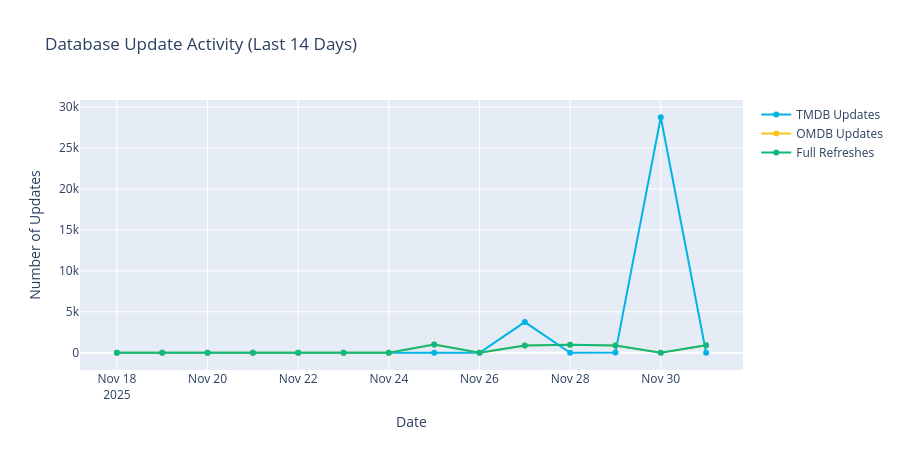

Source (notebook cell):
### Code cell
# Visualize update activity
if len(activity_df) > 0:
    fig = go.Figure()

    fig.add_trace(go.Scatter(
        x=activity_df['date'],
        y=activity_df['tmdb_updates'],
        name='TMDB Updates',
        mode='lines+markers',
        line=dict(width=2, color='#01b4e4')
    ))

    fig.add_trace(go.Scatter(
        x=activity_df['date'],
        y=activity_df['omdb_updates'],
        name='OMDB Updates',
        mode='lines+markers',
        line=dict(width=2, color='#f5c518')
    ))

    fig.add_trace(go.Scatter(
        x=activity_df['date'],
        y=activity_df['full_refreshes'],
        name='Full Refreshes',
        mode='lines+markers',
        line=dict(width=2, color='#10b981')
    ))

    fig.update_layout(
        title='Database Update Activity (Last 14 Days)',
        xaxis_title='Date',
        yaxis_title='Number of Updates',
        hovermode='x unified',
        height=450
    )

    fig.show()

### Figure 1 — Plotly figure (JSON) as saved in the notebook; plotly's stock layout.template omitted (floating-point values rounded to 4 significant figures)
{"data": [{"line": {"color": "#01b4e4", "width": 2}, "mode": "lines+markers", "name": "TMDB Updates", "type": "scatter", "x": ["2025-12-01T00:00:00.000000", "2025-11-30T00:00:00.000000", "2025-11-29T00:00:00.000000", "2025-11-28T00:00:00.000000", "2025-11-27T00:00:00.000000", "2025-11-26T00:00:00.000000", "2025-11-25T00:00:00.000000", "2025-11-24T00:00:00.000000", "2025-11-23T00:00:00.000000", "2025-11-22T00:00:00.000000", "2025-11-21T00:00:00.000000", "2025-11-20T00:00:00.000000", "2025-11-19T00:00:00.000000", "2025-11-18T00:00:00.000000"], "y": [0, 28767, 18, 0, 3749, 0, 0, 0, 0, 0, 0, 0, 0, 0]}, {"line": {"color": "#f5c518", "width": 2}, "mode": "lines+markers", "name": "OMDB Updates", "type": "scatter", "x": ["2025-12-01T00:00:00.000000", "2025-11-30T00:00:00.000000", "2025-11-29T00:00:00.000000", "2025-11-28T00:00:00.000000", "2025-11-27T00:00:00.000000", "2025-11-26T00:00:00.000000", "2025-11-25T00:00:00.000000", "2025-11-24T00:00:00.000000", "2025-11-23T00:00:00.000000", "2025-11-22T00:00:00.000000", "2025-11-21T00:00:00.000000", "2025-11-20T00:00:00.000000", "2025-11-19T00:00:00.000000", "2025-11-18T00:00:00.000000"], "y": [916, 0, 896, 989, 898, 0, 997, 0, 3, 0, 0, 0, 0, 0]}, {"line": {"color": "#10b981", "width": 2}, "mode": "lines+markers", "name": "Full Refreshes", "type": "scatter", "x": ["2025-12-01T00:00:00.000000", "2025-11-30T00:00:00.000000", "2025-11-29T00:00:00.000000", "2025-11-28T00:00:00.000000", "2025-11-27T00:00:00.000000", "2025-11-26T00:00:00.000000", "2025-11-25T00:00:00.000000", "2025-11-24T00:00:00.000000", "2025-11-23T00:00:00.000000", "2025-11-22T00:00:00.000000", "2025-11-21T00:00:00.000000", "2025-11-20T00:00:00.000000", "2025-11-19T00:00:00.000000", "2025-11-18T00:00:00.000000"], "y": [916, 0, 896, 989, 898, 0, 997, 0, 3, 0, 0, 0, 0, 0]}], "layout": {"height": 450, "hovermode": "x unified", "title": {"text": "Database Update Activity (Last 14 Days)"}, "xaxis": {"title": {"text": "Date"}}, "yaxis": {"title": {"text": "Number of Updates"}}}}
